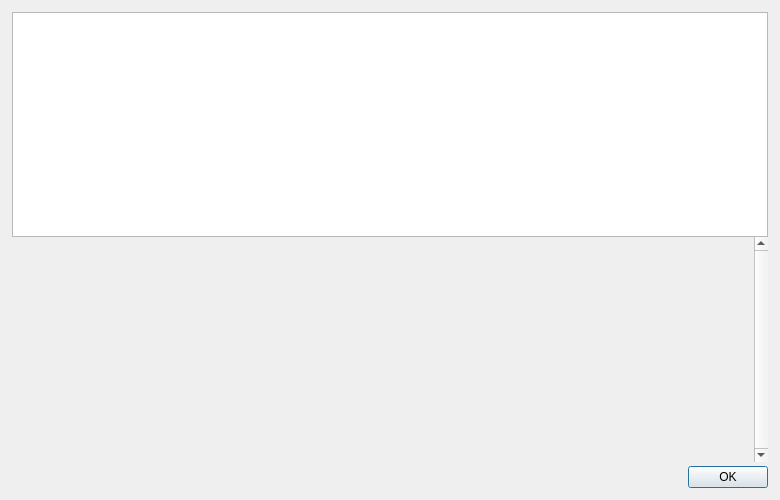
<?xml version="1.0" encoding="UTF-8"?>
<ui version="4.0">
 <class>HelpMessageDialog</class>
 <widget class="QDialog" name="HelpMessageDialog">
  <property name="geometry">
   <rect>
    <x>0</x>
    <y>0</y>
    <width>780</width>
    <height>500</height>
   </rect>
  </property>
  <property name="maximumSize">
   <size>
    <width>16777215</width>
    <height>500</height>
   </size>
  </property>
  <layout class="QHBoxLayout" name="horizontalLayout_2">
   <property name="spacing">
    <number>0</number>
   </property>
   <property name="leftMargin">
    <number>12</number>
   </property>
   <property name="topMargin">
    <number>12</number>
   </property>
   <property name="rightMargin">
    <number>12</number>
   </property>
   <property name="bottomMargin">
    <number>12</number>
   </property>
   <item>
    <layout class="QVBoxLayout" name="verticalLayoutLogo" stretch="0">
     <property name="leftMargin">
      <number>0</number>
     </property>
     <property name="topMargin">
      <number>0</number>
     </property>
     <property name="rightMargin">
      <number>0</number>
     </property>
    </layout>
   </item>
   <item>
    <layout class="QVBoxLayout" name="verticalLayout">
     <item>
      <widget class="QTextEdit" name="helpMessage">
       <property name="readOnly">
        <bool>true</bool>
       </property>
      </widget>
     </item>
     <item>
      <widget class="QScrollArea" name="scrollArea">
       <property name="frameShape">
        <enum>QFrame::NoFrame</enum>
       </property>
       <property name="verticalScrollBarPolicy">
        <enum>Qt::ScrollBarAlwaysOn</enum>
       </property>
       <property name="widgetResizable">
        <bool>true</bool>
       </property>
       <widget class="QWidget" name="scrollAreaWidgetContents">
        <property name="geometry">
         <rect>
          <x>0</x>
          <y>0</y>
          <width>630</width>
          <height>201</height>
         </rect>
        </property>
        <layout class="QVBoxLayout" name="verticalLayout_2">
         <item>
          <widget class="QLabel" name="aboutMessage">
           <property name="cursor">
            <cursorShape>IBeamCursor</cursorShape>
           </property>
           <property name="textFormat">
            <enum>Qt::PlainText</enum>
           </property>
           <property name="alignment">
            <set>Qt::AlignLeading|Qt::AlignLeft|Qt::AlignTop</set>
           </property>
           <property name="openExternalLinks">
            <bool>true</bool>
           </property>
           <property name="textInteractionFlags">
            <set>Qt::LinksAccessibleByMouse|Qt::TextSelectableByKeyboard|Qt::TextSelectableByMouse</set>
           </property>
          </widget>
         </item>
        </layout>
       </widget>
      </widget>
     </item>
     <item>
      <spacer name="verticalSpacer">
       <property name="orientation">
        <enum>Qt::Vertical</enum>
       </property>
       <property name="sizeType">
        <enum>QSizePolicy::Fixed</enum>
       </property>
       <property name="sizeHint" stdset="0">
        <size>
         <width>4</width>
         <height>4</height>
        </size>
       </property>
      </spacer>
     </item>
     <item>
      <widget class="QDialogButtonBox" name="okButton">
       <property name="orientation">
        <enum>Qt::Horizontal</enum>
       </property>
       <property name="standardButtons">
        <set>QDialogButtonBox::Ok</set>
       </property>
      </widget>
     </item>
    </layout>
   </item>
  </layout>
 </widget>
 <resources>
  <include location="../acut.qrc"/>
 </resources>
 <connections>
  <connection>
   <sender>okButton</sender>
   <signal>accepted()</signal>
   <receiver>HelpMessageDialog</receiver>
   <slot>accept()</slot>
   <hints>
    <hint type="sourcelabel">
     <x>20</x>
     <y>20</y>
    </hint>
    <hint type="destinationlabel">
     <x>20</x>
     <y>20</y>
    </hint>
   </hints>
  </connection>
  <connection>
   <sender>okButton</sender>
   <signal>rejected()</signal>
   <receiver>HelpMessageDialog</receiver>
   <slot>reject()</slot>
   <hints>
    <hint type="sourcelabel">
     <x>20</x>
     <y>20</y>
    </hint>
    <hint type="destinationlabel">
     <x>20</x>
     <y>20</y>
    </hint>
   </hints>
  </connection>
 </connections>
</ui>
